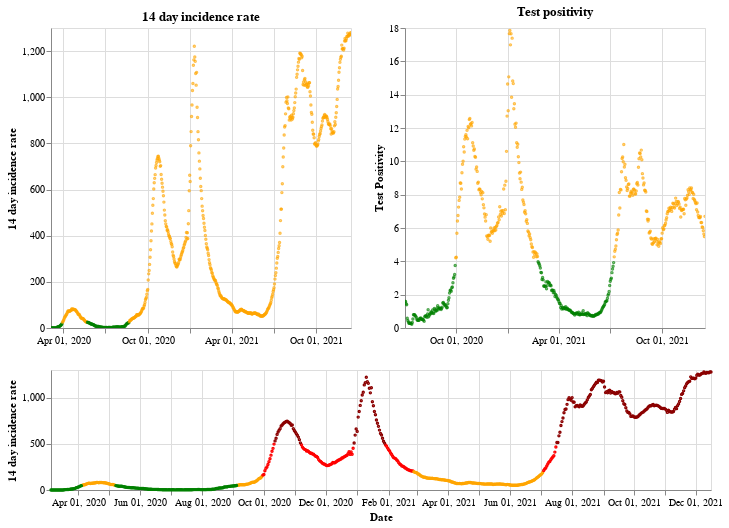

Notebook code cell kept with this figure:
### Markdown cell above
## Northern Ireland

### Code cell
plot_traffic_light('Northern Ireland')

### Figure 1 — Vega-Lite specification as saved in the notebook (floating-point values rounded to 4 significant figures; data arrays with more than 128 entries replaced by an {"elided": "..."} marker saying what was removed)
{"config": {"view": {"continuousWidth": 400, "continuousHeight": 300}}, "vconcat": [{"hconcat": [{"mark": {"type": "point", "size": 2}, "encoding": {"color": {"condition": {"value": "green", "test": "(datum.twoWeeklyCasesRate <= 25)"}, "value": "orange"}, "tooltip": [{"type": "nominal", "field": "areaName"}, {"type": "temporal", "field": "date"}, {"type": "quantitative", "field": "twoWeeklyCasesRate"}, {"type": "quantitative", "field": "testPositivity"}], "x": {"type": "temporal", "axis": {"title": ""}, "field": "date", "scale": {"domain": {"selection": "DateBrush"}}, "timeUnit": "yearmonthdate"}, "y": {"type": "quantitative", "axis": {"title": "14 day incidence rate"}, "field": "twoWeeklyCasesRate"}}, "title": "14 day incidence rate", "width": 300}, {"mark": {"type": "point", "size": 2}, "encoding": {"color": {"condition": {"value": "green", "test": "(datum.testPositivity <= 4)"}, "value": "orange"}, "tooltip": [{"type": "nominal", "field": "areaName"}, {"type": "temporal", "field": "date"}, {"type": "quantitative", "field": "twoWeeklyCasesRate"}, {"type": "quantitative", "field": "testPositivity"}], "x": {"type": "temporal", "axis": {"title": ""}, "field": "date", "scale": {"domain": {"selection": "DateBrush"}}, "timeUnit": "yearmonthdate"}, "y": {"type": "quantitative", "axis": {"title": "Test Positivity"}, "field": "testPositivity"}}, "title": "Test positivity", "width": 300}]}, {"layer": [{"mark": {"type": "point", "size": 2}, "encoding": {"color": {"condition": {"value": "orange", "test": "(((datum.testPositivity < 4) && (datum.twoWeeklyCasesRate >= 50)) && (datum.twoWeeklyCasesRate < 200))"}, "value": "red"}, "opacity": {"condition": {"value": 1, "test": "((datum.twoWeeklyCasesRate >= 50) && (datum.twoWeeklyCasesRate < 500))"}, "value": 0}, "tooltip": [{"type": "nominal", "field": "areaName"}, {"type": "temporal", "field": "date"}, {"type": "quantitative", "field": "twoWeeklyCasesRate"}, {"type": "quantitative", "field": "testPositivity"}], "x": {"type": "temporal", "axis": {"title": "Date"}, "field": "date", "timeUnit": "yearmonthdate"}, "y": {"type": "quantitative", "axis": {"title": "14 day incidence rate"}, "field": "twoWeeklyCasesRate"}}, "selection": {"DateBrush": {"type": "interval", "encodings": ["x"], "fields": ["Time"]}}}, {"mark": {"type": "point", "size": 2}, "encoding": {"color": {"value": "darkred"}, "opacity": {"condition": {"value": 1, "test": "(datum.twoWeeklyCasesRate >= 500)"}, "value": 0}, "tooltip": [{"type": "nominal", "field": "areaName"}, {"type": "temporal", "field": "date"}, {"type": "quantitative", "field": "twoWeeklyCasesRate"}, {"type": "quantitative", "field": "testPositivity"}], "x": {"type": "temporal", "axis": {"title": "Date"}, "field": "date", "timeUnit": "yearmonthdate"}, "y": {"type": "quantitative", "axis": {"title": "14 day incidence rate"}, "field": "twoWeeklyCasesRate"}}}, {"mark": {"type": "point", "size": 2}, "encoding": {"color": {"condition": {"value": "green", "test": "((datum.testPositivity < 4) && (datum.twoWeeklyCasesRate < 50))"}, "value": "orange"}, "opacity": {"condition": {"value": 1, "test": "(datum.twoWeeklyCasesRate < 50)"}, "value": 0}, "tooltip": [{"type": "nominal", "field": "areaName"}, {"type": "temporal", "field": "date"}, {"type": "quantitative", "field": "twoWeeklyCasesRate"}, {"type": "quantitative", "field": "testPositivity"}], "x": {"type": "temporal", "axis": {"title": "Date"}, "field": "date", "timeUnit": "yearmonthdate"}, "y": {"type": "quantitative", "axis": {"title": "14 day incidence rate"}, "field": "twoWeeklyCasesRate"}}}], "height": 120, "width": 660}], "data": {"name": "data-ea3552237980d941a523bf3e58d18eee"}, "$schema": "https://vega.github.io/schema/vega-lite/v4.8.1.json", "datasets": {"data-ea3552237980d941a523bf3e58d18eee": {"elided": "652 records"}}}
